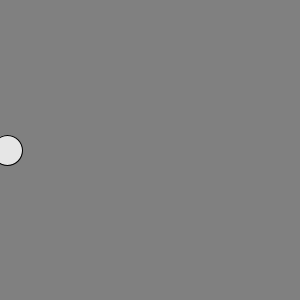
Frame 1 (no input)
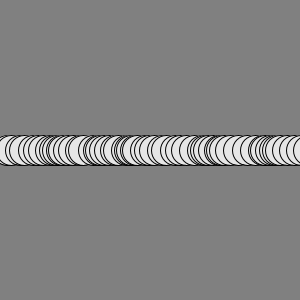
Frame 60 (the mouse pressed at the canvas centre just before this capture)
Frame 120 (the mouse held since frame 60 and released just before this capture): identical to frame 60, image omitted

The Processing sketch that drew these frames (run headless with seeded random() and noise(); from frame 60 on, the mouse is pressed at the canvas centre):

// Processing sketch: processing_130027
// ── processing_130027.pde

//These numbers store the position of a sort of
//virtual pen, representing where we will draw
//something each frame.
float penX, penY;

//This is how "fast" the pen will move, i.e. how
//far it moves across the canvas in each frame.
float xSpeed;

//This is how big to draw the ball.
float ellipseWidth, ellipseHeight;

void setup() {
  size(300, 300);
  background(128,128,128);
  fill(230,230,230);
  penX = 0;
  penY = 150;
  xSpeed = 2;
  ellipseWidth = 30;
  ellipseHeight = 30;
}

void draw() {
  //This line moves the "pen". With the randomness,
  //it will move somewhere between 2 and 10 pixels.
  penX += xSpeed + random(0,8);
  ellipse(penX, penY, ellipseWidth, ellipseHeight);
}
